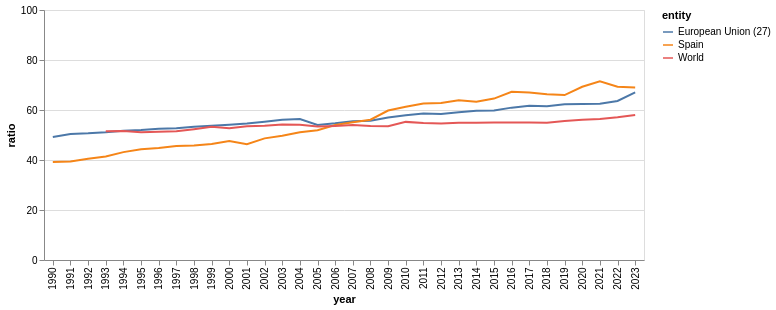

The cell this chart's notebook holds for it:
### Code cell
alt.Chart(renta).mark_line().encode(
    x="year:O", y=alt.Y("ratio:Q", scale=alt.Scale(domain=[0, 100])), color="entity:N"
).properties(width=600, height=250)

### Figure 1 — Vega-Lite specification as saved in the notebook (floating-point values rounded to 4 significant figures)
{"config": {"view": {"continuousWidth": 300, "continuousHeight": 300}}, "data": {"name": "data-1c1276dbfd17d2399f8a54be0c52347c"}, "mark": {"type": "line"}, "encoding": {"color": {"field": "entity", "type": "nominal"}, "x": {"field": "year", "type": "ordinal"}, "y": {"field": "ratio", "scale": {"domain": [0, 100]}, "type": "quantitative"}}, "height": 250, "width": 600, "$schema": "https://vega.github.io/schema/vega-lite/v5.20.1.json", "datasets": {"data-1c1276dbfd17d2399f8a54be0c52347c": [{"entity": "European Union (27)", "year": 1990, "gni_pc__sex_male": 44900.0, "gni_pc__sex_female": 22110.0, "ratio": 49.24}, {"entity": "European Union (27)", "year": 1991, "gni_pc__sex_male": 44620.0, "gni_pc__sex_female": 22480.0, "ratio": 50.38}, {"entity": "European Union (27)", "year": 1992, "gni_pc__sex_male": 44910.0, "gni_pc__sex_female": 22750.0, "ratio": 50.65}, {"entity": "European Union (27)", "year": 1993, "gni_pc__sex_male": 44530.0, "gni_pc__sex_female": 22750.0, "ratio": 51.09}, {"entity": "European Union (27)", "year": 1994, "gni_pc__sex_male": 45390.0, "gni_pc__sex_female": 23470.0, "ratio": 51.7}, {"entity": "European Union (27)", "year": 1995, "gni_pc__sex_male": 46880.0, "gni_pc__sex_female": 24390.0, "ratio": 52.03}, {"entity": "European Union (27)", "year": 1996, "gni_pc__sex_male": 47710.0, "gni_pc__sex_female": 25070.0, "ratio": 52.55}, {"entity": "European Union (27)", "year": 1997, "gni_pc__sex_male": 48810.0, "gni_pc__sex_female": 25730.0, "ratio": 52.71}, {"entity": "European Union (27)", "year": 1998, "gni_pc__sex_male": 50100.0, "gni_pc__sex_female": 26720.0, "ratio": 53.32}, {"entity": "European Union (27)", "year": 1999, "gni_pc__sex_male": 51370.0, "gni_pc__sex_female": 27600.0, "ratio": 53.73}, {"entity": "European Union (27)", "year": 2000, "gni_pc__sex_male": 52670.0, "gni_pc__sex_female": 28510.0, "ratio": 54.13}, {"entity": "European Union (27)", "year": 2001, "gni_pc__sex_male": 53620.0, "gni_pc__sex_female": 29250.0, "ratio": 54.55}, {"entity": "European Union (27)", "year": 2002, "gni_pc__sex_male": 53950.0, "gni_pc__sex_female": 29820.0, "ratio": 55.26}, {"entity": "European Union (27)", "year": 2003, "gni_pc__sex_male": 54180.0, "gni_pc__sex_female": 30390.0, "ratio": 56.1}, {"entity": "European Union (27)", "year": 2004, "gni_pc__sex_male": 55420.0, "gni_pc__sex_female": 31240.0, "ratio": 56.37}, {"entity": "European Union (27)", "year": 2005, "gni_pc__sex_male": 57200.0, "gni_pc__sex_female": 30910.0, "ratio": 54.03}, {"entity": "European Union (27)", "year": 2006, "gni_pc__sex_male": 58690.0, "gni_pc__sex_female": 32090.0, "ratio": 54.68}, {"entity": "European Union (27)", "year": 2007, "gni_pc__sex_male": 59980.0, "gni_pc__sex_female": 33290.0, "ratio": 55.51}, {"entity": "European Union (27)", "year": 2008, "gni_pc__sex_male": 59800.0, "gni_pc__sex_female": 33310.0, "ratio": 55.71}, {"entity": "European Union (27)", "year": 2009, "gni_pc__sex_male": 57430.0, "gni_pc__sex_female": 32760.0, "ratio": 57.04}, {"entity": "European Union (27)", "year": 2010, "gni_pc__sex_male": 57940.0, "gni_pc__sex_female": 33520.0, "ratio": 57.85}, {"entity": "European Union (27)", "year": 2011, "gni_pc__sex_male": 58490.0, "gni_pc__sex_female": 34270.0, "ratio": 58.6}, {"entity": "European Union (27)", "year": 2012, "gni_pc__sex_male": 58050.0, "gni_pc__sex_female": 33900.0, "ratio": 58.4}, {"entity": "European Union (27)", "year": 2013, "gni_pc__sex_male": 57830.0, "gni_pc__sex_female": 34160.0, "ratio": 59.06}, {"entity": "European Union (27)", "year": 2014, "gni_pc__sex_male": 58540.0, "gni_pc__sex_female": 34960.0, "ratio": 59.72}, {"entity": "European Union (27)", "year": 2015, "gni_pc__sex_male": 59940.0, "gni_pc__sex_female": 35850.0, "ratio": 59.8}, {"entity": "European Union (27)", "year": 2016, "gni_pc__sex_male": 60910.0, "gni_pc__sex_female": 37120.0, "ratio": 60.95}, {"entity": "European Union (27)", "year": 2017, "gni_pc__sex_male": 62180.0, "gni_pc__sex_female": 38340.0, "ratio": 61.66}, {"entity": "European Union (27)", "year": 2018, "gni_pc__sex_male": 63500.0, "gni_pc__sex_female": 39080.0, "ratio": 61.54}, {"entity": "European Union (27)", "year": 2019, "gni_pc__sex_male": 64440.0, "gni_pc__sex_female": 40160.0, "ratio": 62.33}, {"entity": "European Union (27)", "year": 2020, "gni_pc__sex_male": 60810.0, "gni_pc__sex_female": 37940.0, "ratio": 62.4}, {"entity": "European Union (27)", "year": 2021, "gni_pc__sex_male": 64450.0, "gni_pc__sex_female": 40310.0, "ratio": 62.55}, {"entity": "European Union (27)", "year": 2022, "gni_pc__sex_male": 64760.0, "gni_pc__sex_female": 41180.0, "ratio": 63.59}, {"entity": "European Union (27)", "year": 2023, "gni_pc__sex_male": 64070.0, "gni_pc__sex_female": 42930.0, "ratio": 67.01}, {"entity": "Spain", "year": 1990, "gni_pc__sex_male": 43780.0, "gni_pc__sex_female": 17160.0, "ratio": 39.18}, {"entity": "Spain", "year": 1991, "gni_pc__sex_male": 45020.0, "gni_pc__sex_female": 17760.0, "ratio": 39.44}, {"entity": "Spain", "year": 1992, "gni_pc__sex_male": 45000.0, "gni_pc__sex_female": 18240.0, "ratio": 40.53}, {"entity": "Spain", "year": 1993, "gni_pc__sex_male": 44090.0, "gni_pc__sex_female": 18240.0, "ratio": 41.38}, {"entity": "Spain", "year": 1994, "gni_pc__sex_male": 43660.0, "gni_pc__sex_female": 18840.0, "ratio": 43.15}, {"entity": "Spain", "year": 1995, "gni_pc__sex_male": 45020.0, "gni_pc__sex_female": 19930.0, "ratio": 44.27}, {"entity": "Spain", "year": 1996, "gni_pc__sex_male": 45790.0, "gni_pc__sex_female": 20500.0, "ratio": 44.76}, {"entity": "Spain", "year": 1997, "gni_pc__sex_male": 47130.0, "gni_pc__sex_female": 21490.0, "ratio": 45.59}, {"entity": "Spain", "year": 1998, "gni_pc__sex_male": 49270.0, "gni_pc__sex_female": 22560.0, "ratio": 45.79}, {"entity": "Spain", "year": 1999, "gni_pc__sex_male": 51220.0, "gni_pc__sex_female": 23790.0, "ratio": 46.44}, {"entity": "Spain", "year": 2000, "gni_pc__sex_male": 52720.0, "gni_pc__sex_female": 25110.0, "ratio": 47.63}, {"entity": "Spain", "year": 2001, "gni_pc__sex_male": 54870.0, "gni_pc__sex_female": 25410.0, "ratio": 46.3}, {"entity": "Spain", "year": 2002, "gni_pc__sex_male": 55290.0, "gni_pc__sex_female": 26900.0, "ratio": 48.65}, {"entity": "Spain", "year": 2003, "gni_pc__sex_male": 55910.0, "gni_pc__sex_female": 27810.0, "ratio": 49.73}, {"entity": "Spain", "year": 2004, "gni_pc__sex_male": 56040.0, "gni_pc__sex_female": 28640.0, "ratio": 51.11}, {"entity": "Spain", "year": 2005, "gni_pc__sex_male": 56650.0, "gni_pc__sex_female": 29410.0, "ratio": 51.92}, {"entity": "Spain", "year": 2006, "gni_pc__sex_male": 56970.0, "gni_pc__sex_female": 30770.0, "ratio": 54.0}, {"entity": "Spain", "year": 2007, "gni_pc__sex_male": 57340.0, "gni_pc__sex_female": 31580.0, "ratio": 55.07}, {"entity": "Spain", "year": 2008, "gni_pc__sex_male": 56080.0, "gni_pc__sex_female": 31460.0, "ratio": 56.1}, {"entity": "Spain", "year": 2009, "gni_pc__sex_male": 53320.0, "gni_pc__sex_female": 31880.0, "ratio": 59.78}, {"entity": "Spain", "year": 2010, "gni_pc__sex_male": 52520.0, "gni_pc__sex_female": 32190.0, "ratio": 61.28}, {"entity": "Spain", "year": 2011, "gni_pc__sex_male": 50830.0, "gni_pc__sex_female": 31810.0, "ratio": 62.58}, {"entity": "Spain", "year": 2012, "gni_pc__sex_male": 49590.0, "gni_pc__sex_female": 31140.0, "ratio": 62.79}, {"entity": "Spain", "year": 2013, "gni_pc__sex_male": 48980.0, "gni_pc__sex_female": 31310.0, "ratio": 63.92}, {"entity": "Spain", "year": 2014, "gni_pc__sex_male": 50010.0, "gni_pc__sex_female": 31670.0, "ratio": 63.33}, {"entity": "Spain", "year": 2015, "gni_pc__sex_male": 51840.0, "gni_pc__sex_female": 33470.0, "ratio": 64.56}, {"entity": "Spain", "year": 2016, "gni_pc__sex_male": 52670.0, "gni_pc__sex_female": 35440.0, "ratio": 67.29}, {"entity": "Spain", "year": 2017, "gni_pc__sex_male": 54040.0, "gni_pc__sex_female": 36200.0, "ratio": 66.99}, {"entity": "Spain", "year": 2018, "gni_pc__sex_male": 55230.0, "gni_pc__sex_female": 36600.0, "ratio": 66.26}, {"entity": "Spain", "year": 2019, "gni_pc__sex_male": 56000.0, "gni_pc__sex_female": 36950.0, "ratio": 65.97}, {"entity": "Spain", "year": 2020, "gni_pc__sex_male": 48860.0, "gni_pc__sex_female": 33850.0, "ratio": 69.29}, {"entity": "Spain", "year": 2021, "gni_pc__sex_male": 51410.0, "gni_pc__sex_female": 36770.0, "ratio": 71.52}, {"entity": "Spain", "year": 2022, "gni_pc__sex_male": 53200.0, "gni_pc__sex_female": 36870.0, "ratio": 69.31}, {"entity": "Spain", "year": 2023, "gni_pc__sex_male": 54630.0, "gni_pc__sex_female": 37690.0, "ratio": 68.99}, {"entity": "World", "year": 1993, "gni_pc__sex_male": 15860.0, "gni_pc__sex_female": 8168.0, "ratio": 51.5}, {"entity": "World", "year": 1994, "gni_pc__sex_male": 15840.0, "gni_pc__sex_female": 8174.0, "ratio": 51.6}, {"entity": "World", "year": 1995, "gni_pc__sex_male": 15840.0, "gni_pc__sex_female": 8096.0, "ratio": 51.1}, {"entity": "World", "year": 1996, "gni_pc__sex_male": 16200.0, "gni_pc__sex_female": 8305.0, "ratio": 51.27}, {"entity": "World", "year": 1997, "gni_pc__sex_male": 16590.0, "gni_pc__sex_female": 8549.0, "ratio": 51.53}, {"entity": "World", "year": 1998, "gni_pc__sex_male": 16660.0, "gni_pc__sex_female": 8719.0, "ratio": 52.33}, {"entity": "World", "year": 1999, "gni_pc__sex_male": 16810.0, "gni_pc__sex_female": 8959.0, "ratio": 53.29}, {"entity": "World", "year": 2000, "gni_pc__sex_male": 17110.0, "gni_pc__sex_female": 9027.0, "ratio": 52.75}, {"entity": "World", "year": 2001, "gni_pc__sex_male": 17260.0, "gni_pc__sex_female": 9233.0, "ratio": 53.49}, {"entity": "World", "year": 2002, "gni_pc__sex_male": 17470.0, "gni_pc__sex_female": 9386.0, "ratio": 53.74}, {"entity": "World", "year": 2003, "gni_pc__sex_male": 17810.0, "gni_pc__sex_female": 9657.0, "ratio": 54.23}, {"entity": "World", "year": 2004, "gni_pc__sex_male": 18440.0, "gni_pc__sex_female": 9978.0, "ratio": 54.12}, {"entity": "World", "year": 2005, "gni_pc__sex_male": 18890.0, "gni_pc__sex_female": 10080.0, "ratio": 53.37}, {"entity": "World", "year": 2006, "gni_pc__sex_male": 19620.0, "gni_pc__sex_female": 10520.0, "ratio": 53.63}, {"entity": "World", "year": 2007, "gni_pc__sex_male": 20300.0, "gni_pc__sex_female": 10960.0, "ratio": 53.97}, {"entity": "World", "year": 2008, "gni_pc__sex_male": 20390.0, "gni_pc__sex_female": 10920.0, "ratio": 53.57}, {"entity": "World", "year": 2009, "gni_pc__sex_male": 20100.0, "gni_pc__sex_female": 10750.0, "ratio": 53.49}, {"entity": "World", "year": 2010, "gni_pc__sex_male": 20580.0, "gni_pc__sex_female": 11370.0, "ratio": 55.25}, {"entity": "World", "year": 2011, "gni_pc__sex_male": 21170.0, "gni_pc__sex_female": 11600.0, "ratio": 54.82}, {"entity": "World", "year": 2012, "gni_pc__sex_male": 21620.0, "gni_pc__sex_female": 11790.0, "ratio": 54.55}, {"entity": "World", "year": 2013, "gni_pc__sex_male": 21970.0, "gni_pc__sex_female": 12060.0, "ratio": 54.91}, {"entity": "World", "year": 2014, "gni_pc__sex_male": 22490.0, "gni_pc__sex_female": 12350.0, "ratio": 54.89}, {"entity": "World", "year": 2015, "gni_pc__sex_male": 22850.0, "gni_pc__sex_female": 12560.0, "ratio": 54.99}, {"entity": "World", "year": 2016, "gni_pc__sex_male": 23270.0, "gni_pc__sex_female": 12790.0, "ratio": 54.96}, {"entity": "World", "year": 2017, "gni_pc__sex_male": 23890.0, "gni_pc__sex_female": 13140.0, "ratio": 55.02}, {"entity": "World", "year": 2018, "gni_pc__sex_male": 24390.0, "gni_pc__sex_female": 13400.0, "ratio": 54.95}, {"entity": "World", "year": 2019, "gni_pc__sex_male": 24650.0, "gni_pc__sex_female": 13710.0, "ratio": 55.63}, {"entity": "World", "year": 2020, "gni_pc__sex_male": 23600.0, "gni_pc__sex_female": 13230.0, "ratio": 56.06}, {"entity": "World", "year": 2021, "gni_pc__sex_male": 24890.0, "gni_pc__sex_female": 14040.0, "ratio": 56.42}, {"entity": "World", "year": 2022, "gni_pc__sex_male": 25330.0, "gni_pc__sex_female": 14460.0, "ratio": 57.11}, {"entity": "World", "year": 2023, "gni_pc__sex_male": 25750.0, "gni_pc__sex_female": 14940.0, "ratio": 58.03}]}}
